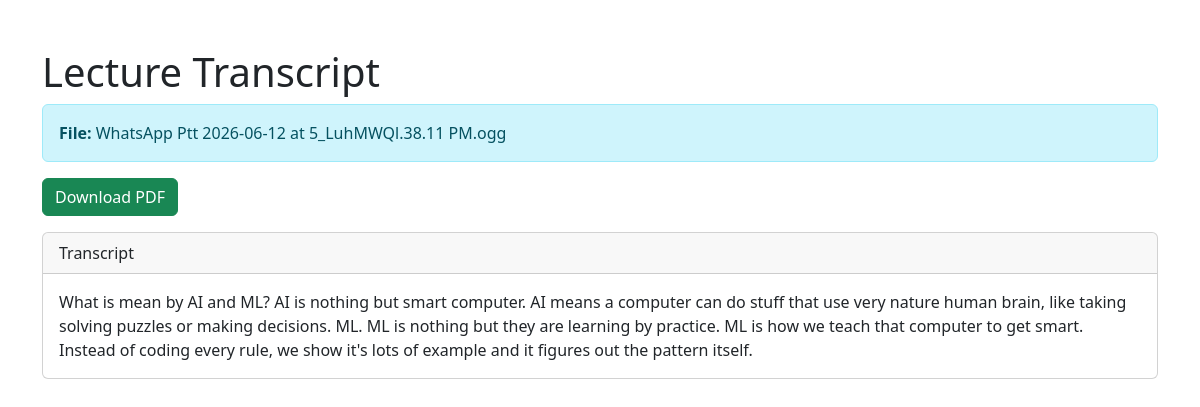
The app's page /lecture/1/ with its own data.
### notes/models.py (models this page shows, shortened)
class Lecture(models.Model):
    filename = models.CharField(max_length=255)
    transcript = models.TextField()
    created_at = models.DateTimeField(auto_now_add=True)

### notes/views.py (the view)
# urls.py: path('lecture/<int:lecture_id>/', views.view_lecture, name='view_lecture'),
def view_lecture(request, lecture_id):
    lecture = Lecture.objects.get(id=lecture_id)
    return render(request, 'view_lecture.html', {
        'lecture': lecture
    })

### notes/templates/view_lecture.html (shortened to what this page needs)
<!DOCTYPE html>
<html>
<head>
    <link href="https://cdn.jsdelivr.net/npm/bootstrap@5.3.3/dist/css/bootstrap.min.css" rel="stylesheet">
</head>
<body>
<div class="container mt-5">
    <h1>Lecture Transcript</h1>
    <div class="alert alert-info">
        <strong>File:</strong>
        {{ lecture.filename }}
    </div>
    <a href="/download/{{ lecture.id }}/"
   class="btn btn-success mb-3">
   Download PDF
</a>
    <div class="card">
        <div class="card-header">
            Transcript
        </div>
        <div class="card-body">
            {{ lecture.transcript }}
        </div>
    </div>
</div>
</body>
</html>

### records on screen
Lecture: filename "WhatsApp Ptt 2026-06-12 at 5_LuhMWQl.38.11 PM.ogg", transcript "What is mean by AI and ML? AI is nothing but smart computer. AI means a computer can do stuff that use very nature human brain, like taking solving puzzles or making decisions. ML. ML is nothing but they are learning by practice. ML is how we teach that computer to get smart. Instead of coding every rule, we show it's lots of example and it figures out the pattern itself."
